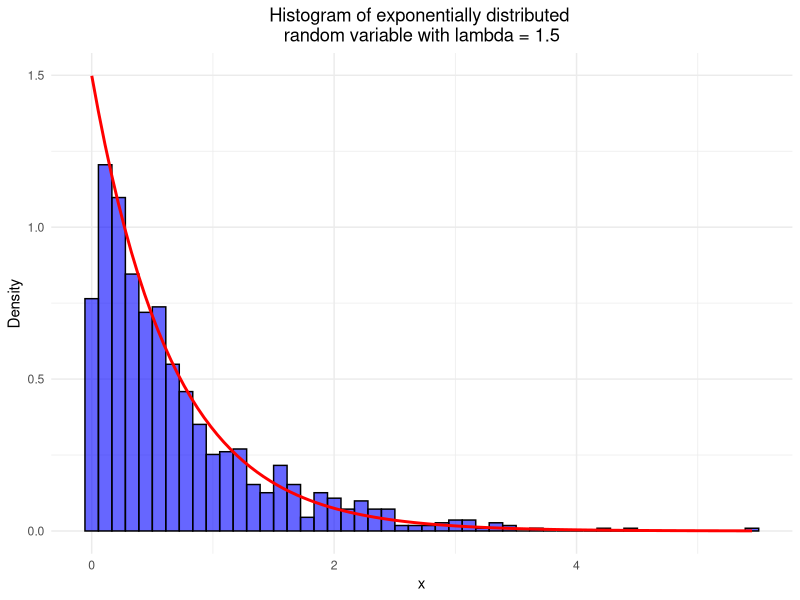

Source code (R):
# Question 1.5
# Generate 1000 points from an exponential distributed random variable
# with rate parameter λ = 1.5.
# Plot the histogram of the exponential random variable with lambda = 1.5
# also overlay the theoretical density function.




library(ggplot2)
library(glue)

set.seed(50)
lambda <- 1.5
x <- rexp(n = 1000, rate = lambda)

data <- data.frame(x = x)

p <- ggplot(data,
            aes(x = x)) +
  geom_histogram(
                 aes(y = after_stat(density)),
                 bins = 50, fill = "blue",
                 color = "black",
                 alpha = 0.6) +
  stat_function(
                fun = function(x) lambda * exp(-lambda * x),
                color = "red",
                size = 1) +
  labs(title = glue("Histogram of exponentially distributed 
  random variable with lambda = {lambda}"),
       x = "x", y = "Density") +
  theme_minimal() +
  theme(plot.title = element_text(hjust = 0.5))

quartz()
print(p)

